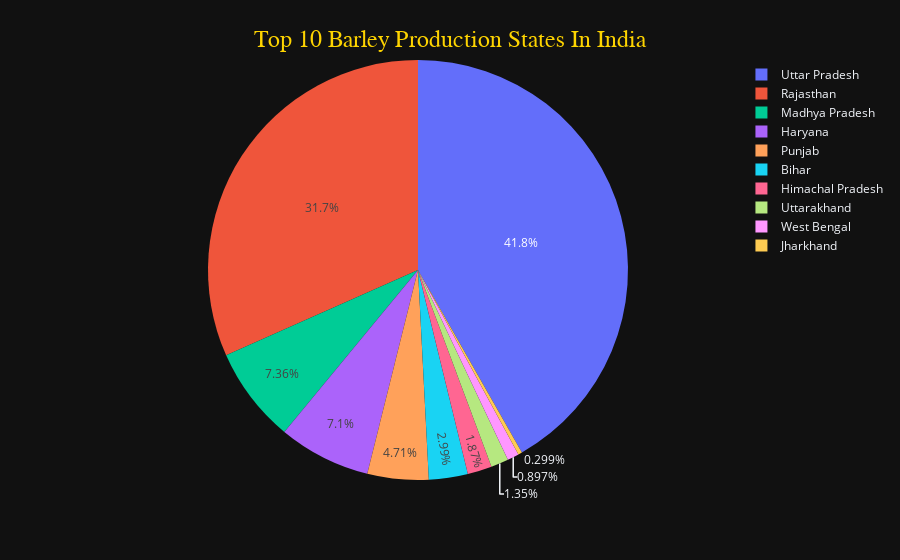

Here is the notebook cell this chart was saved with:
### Code cell
fig = px.pie(Top10_Barly_productions_state, values="BARLEY PRODUCTION (1000 tons)", names="State Name")
fig.update_layout(
     template="plotly_dark" ,
    title={
        'text': 'Top 10 Barley Production States In India',
        'x': 0.5,  
        'xanchor': 'center',
        'yanchor': 'top',
        'font': {'size': 24, 'family': 'Arial', 'color': '#fed400'}  
    }
)
fig.show()

### Figure 1 — Plotly figure (JSON) as saved in the notebook; plotly's stock layout.template omitted (floating-point values rounded to 4 significant figures)
{"data": [{"domain": {"x": [0, 1], "y": [0, 1]}, "hovertemplate": "State Name=%{label}<br>BARLEY PRODUCTION (1000 tons)=%{value}<extra></extra>", "labels": ["Uttar Pradesh", "Rajasthan", "Madhya Pradesh", "Haryana", "Punjab", "Bihar", "Himachal Pradesh", "Uttarakhand", "West Bengal", "Jharkhand"], "legendgroup": "", "name": "", "showlegend": true, "type": "pie", "values": [39500.0, 29940.0, 6958.0, 6713.0, 4450, 2832.0, 1771.0, 1278.0, 848.1, 283.2]}], "layout": {"legend": {"tracegroupgap": 0}, "margin": {"t": 60}, "title": {"font": {"color": "#fed400", "family": "Arial", "size": 24}, "text": "Top 10 Barley Production States In India", "x": 0.5, "xanchor": "center", "yanchor": "top"}}}
